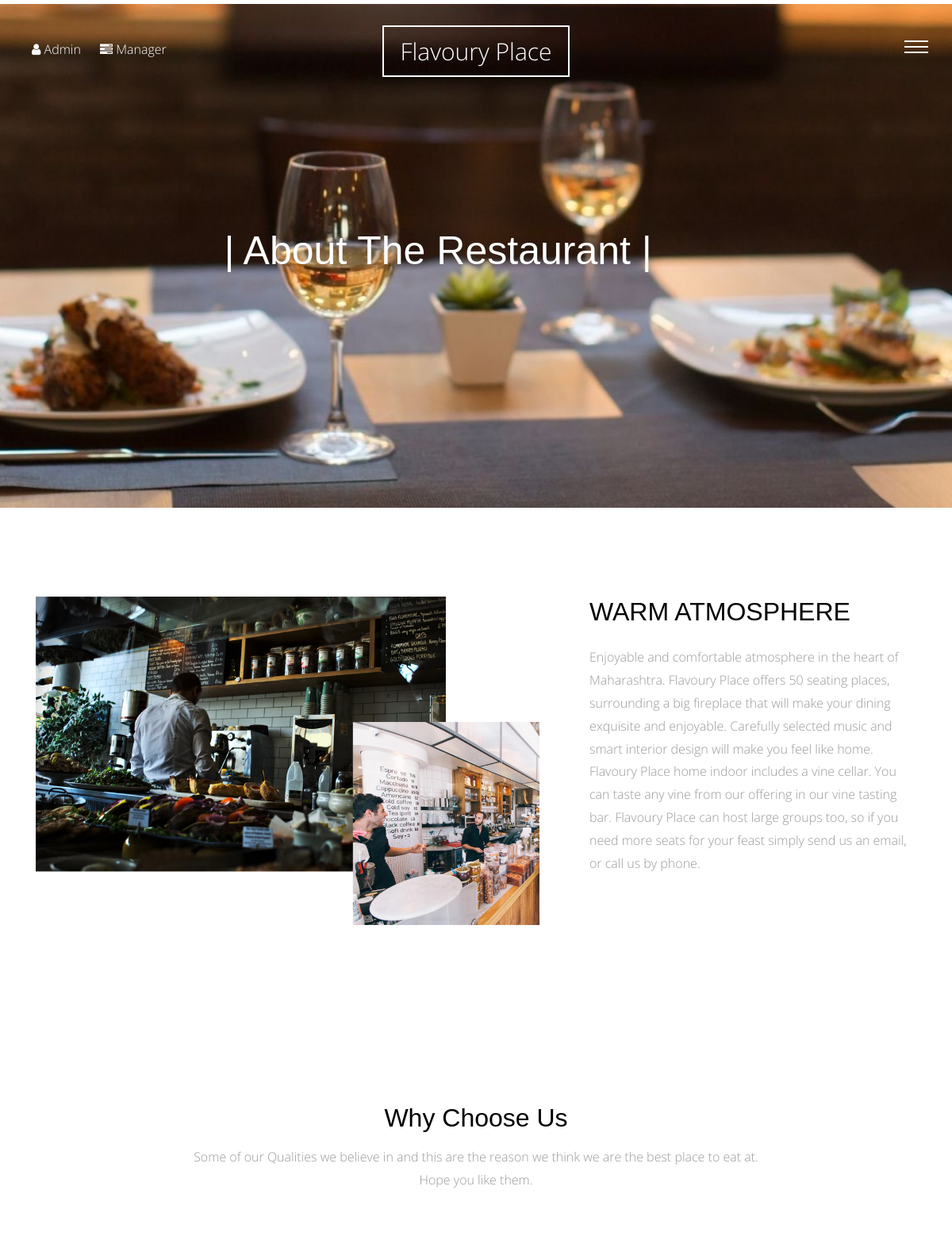
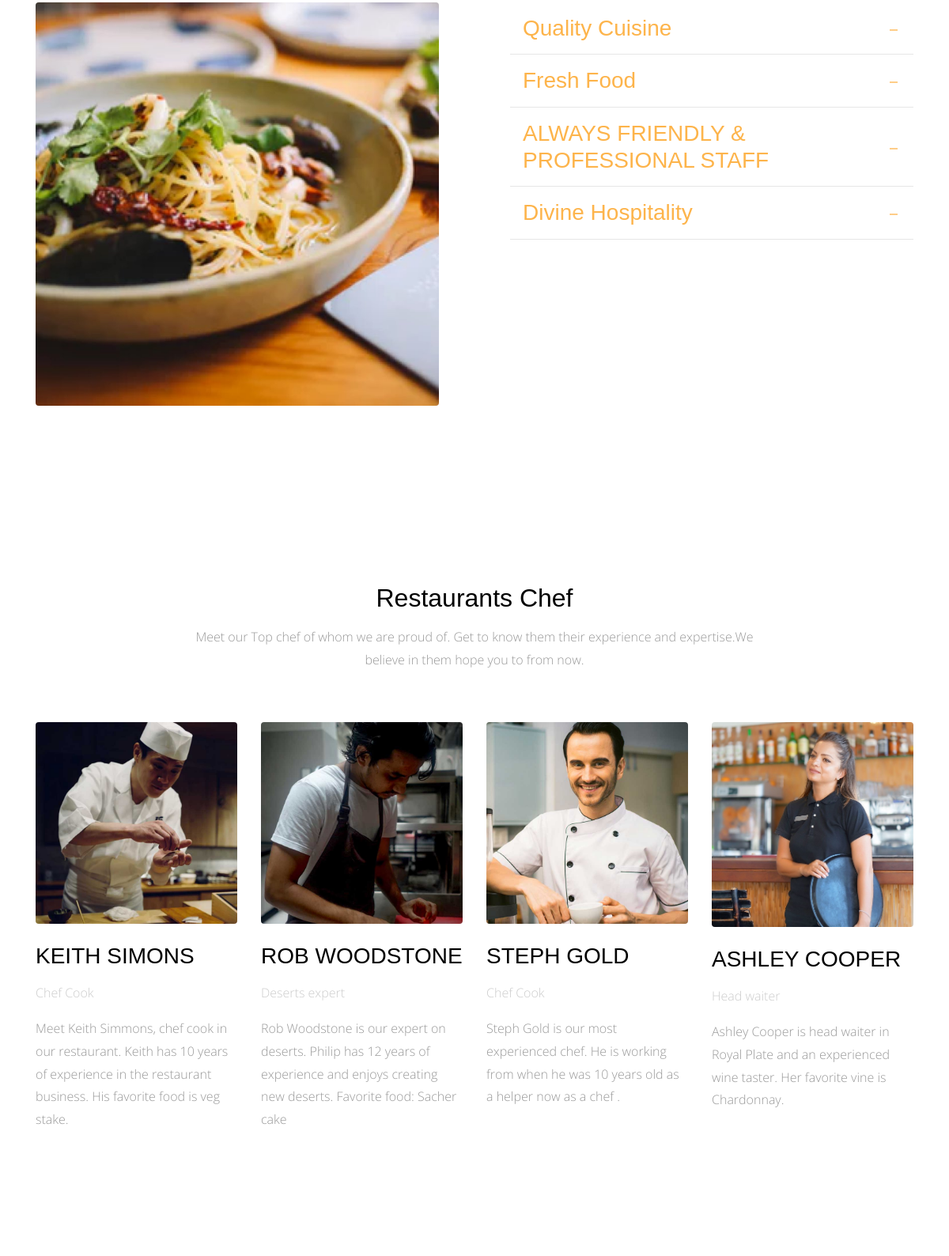
The page /about-us/ (upper part) on the database its author committed (2 pictures, top to bottom).
### aboutus/models.py (models this page shows, shortened)
class AboutUs(models.Model):
    title = models.CharField(max_length = 50)
    content = models.TextField()
    class Meta:
        verbose_name = 'about us '
        verbose_name_plural = 'about us '

class Why_Choose_Us(models.Model):
    title = models.CharField(max_length=50)
    content = models.TextField()
    class Meta:
        verbose_name = 'why choose us '
        verbose_name_plural = 'why choose us '

class Chef(models.Model):
    id = models.AutoField(primary_key=True)
    name = models.CharField(max_length=50)
    title = models.CharField(max_length=50)
    bio = models.TextField()
    image = models.ImageField(upload_to='chef/')
    class Meta:
        verbose_name = 'chef'
        verbose_name_plural = 'chef'

### aboutus/views.py (the view)
# urls.py: path('',views.aboutus_list , name='aboutus_list' ),
def aboutus_list(request):
    about = AboutUs.objects.last()
    why_choose_us = Why_Choose_Us.objects.all()
    chef = Chef.objects.all()
    context = {
        'about' : about ,
        'why_choose_us' : why_choose_us ,
        'chef' : chef
    }
    return render(request , 'aboutus/about.html' , context)

### aboutus/templates/aboutus/about.html (shortened to what this page needs)
{% extends 'base.html' %}
{% load static %}
{% block body %}
      <div class="main-wrap">
        <div class="cover_1 cover_sm">
          <div class="img_bg" style="background-image: url({% static 'site_static/img/restaurent.jpg' %})" data-stellar-background-ratio="0.5">
            <div class="container">
              <div class="row align-items-center justify-content-center">
                <div class="col-md-7" data-aos="fade-up">
                  <h2 class="heading">| About The Restaurant |</h2>
                </div>
              </div>
            </div>
          </div>
        </div>
        <div class="section">
          <div class="container">
            <div class="row">
              <div class="col-md-7" data-aos="fade-up">
                <img src="{% static 'site_static/img/about_1.png' %}" alt="Image placeholder" class="img-fluid">
              </div>
              <div class="col-md-5 pl-md-5" data-aos="fade-up" data-aos-delay="200">
                <h2 class="mb-4">{{about.title}}</h2>
                <p>{{about.content}}</p>
              </div>
            </div>
          </div>
        </div>
        <div class="section">
          <div class="container">
            <div class="row justify-content-center mb-5" data-aos="fade-up">
              <div class="col-md-8  text-center">
                <h2 class="mb-3">Why Choose Us</h2>
                <p class="lead">Some of our Qualities we believe in and this are the reason we think we are the best place to eat at. Hope you like them.</p>
              </div>
            </div>
            <div class="row large-gutters">
              <div class="col-md-6"  data-aos="fade-up" data-aos-delay="200">
                <img src="{% static 'site_static/img/img_2.jpg' %}" alt="Image placeholder" class="img-fluid rounded">
              </div>
              <div class="col-md-6" data-aos="fade-up" data-aos-delay="300">
                <div class="accordion" id="accordion">
                  {% for info in why_choose_us %}
                    <div class="accordion-item">
                      <h3 class="mb-0">
                        <a class="btn-block p-3" data-toggle="collapse" href="#collapse{{info.id}}" role="button" aria-expanded="true" aria-controls="collapseOne">{{info.title}} </a>
                      </h3>
                    </div>
                  {% endfor %}
                </div>
              </div>
            </div>
          </div>
        </div>
        <div class="section">
          <div class="container">
            <div class="row justify-content-center mb-5" data-aos="fade-up">
              <div class="col-md-8  text-center">
                <h2 class="mb-3">Restaurants Chef</h2>
                <p class="lead">Meet our Top chef of whom we are proud of. Get to know them their experience and expertise.We believe in them hope you to from now.</p>
              </div>
            </div>
            <div class="row">
              {% for one in chef %}
                <div class="col-md-3" data-aos="fade-up" data-aos-delay="100">
                  <img src="{{one.image.url}}" alt="Image placeholder" class="img-fluid mb-4 rounded">
                  <h3 class="mb-3">{{one.name}}</h3>
                  <p class="post-meta text-muted">{{one.title}}</p>
                  <p class="mb-5">{{one.bio}}</p>
                </div>
              {% endfor %}
            </div>
          </div>
        </div>
      </div>
      {% endblock body %}

### static/site_static/css/style.css (style rules this page uses)
html { overflow-x: hidden; }
body { background: #fff; font-family: "Open Sans", cursive; font-size: 16px; line-height: 1.8; font-weight: 300; color: #999999; }
a { -webkit-transition: .3s all ease; -o-transition: .3s all ease; transition: .3s all ease; text-decoration: none; }
h1, h2, h3, h4, h5 { color: #000; font-family: "Playfair Display", Arial, sans-serif; }
h1 a, h2 a, h3 a, h4 a, h5 a { color: #000; }
.lead { font-size: 16px; }
.section { padding: 7em 0; }
.text-muted { color: #cccccc !important; }
.cover_1 { position: relative; }
.cover_1 .img_bg { background-repeat: no-repeat; background-size: cover !important; background-position: center center; }
.cover_1 .img_bg, .cover_1 .img_bg>.container>.row { min-height: 700px; height: 100vh; }
.cover_1.cover_sm .img_bg, .cover_1.cover_sm .img_bg>.container>.row { min-height: 600px; height: 80vh; }
.cover_1 .heading { color: white; font-weight: 300; font-size: 30px; line-height: 1.5; }
@media (min-width: 768px) { .cover_1 .heading { font-size: 50px; line-height: 1.5; } }
.large-gutters { margin-right: -45px; margin-left: -45px; }
.large-gutters>[class*="col-"] { padding-right: 45px; padding-left: 45px; }
.accordion .btn-block { position: relative; border-bottom: 1px solid #e6e6e6; }
.accordion .btn-block[aria-expanded="true"] { color: #fdb44b; }

### rows shown on the page
AboutUs: title "WARM ATMOSPHERE", content "Enjoyable and comfortable atmosphere in the heart of Maharashtra. Flavoury Place offers 50 seating places, surrounding a big fireplace that will make your dining exquisite and enjoyable. Carefully selected music and smart interior design will make you feel like home. Flavoury Place home indoor includes a vine cellar. You can taste any vine from our offering in our vine tasting bar. Flavoury Place can host large groups too, so if you need more seats for your feast simply send us an email, or call us by phone."
Why_Choose_Us: title "Quality Cuisine"
Why_Choose_Us: title "Fresh Food"
Why_Choose_Us: title "ALWAYS FRIENDLY & PROFESSIONAL STAFF"
Why_Choose_Us: title "Divine Hospitality"
Chef: image (picture), name "KEITH SIMONS", title "Chef Cook", bio "Meet Keith Simmons, chef cook in our restaurant. Keith has 10 years of experience in the restaurant business. His favorite food is veg stake."
Chef: image (picture), name "ROB WOODSTONE", title "Deserts expert", bio "Rob Woodstone is our expert on deserts. Philip has 12 years of experience and enjoys creating new deserts. Favorite food: Sacher cake"
Chef: image (picture), name "STEPH GOLD", title "Chef Cook", bio "Steph Gold is our most experienced chef. He is working from when he was 10 years old as a helper now as a chef ."
Chef: image (picture), name "ASHLEY COOPER", title "Head waiter", bio "Ashley Cooper is head waiter in Royal Plate and an experienced wine taster. Her favorite vine is Chardonnay."
